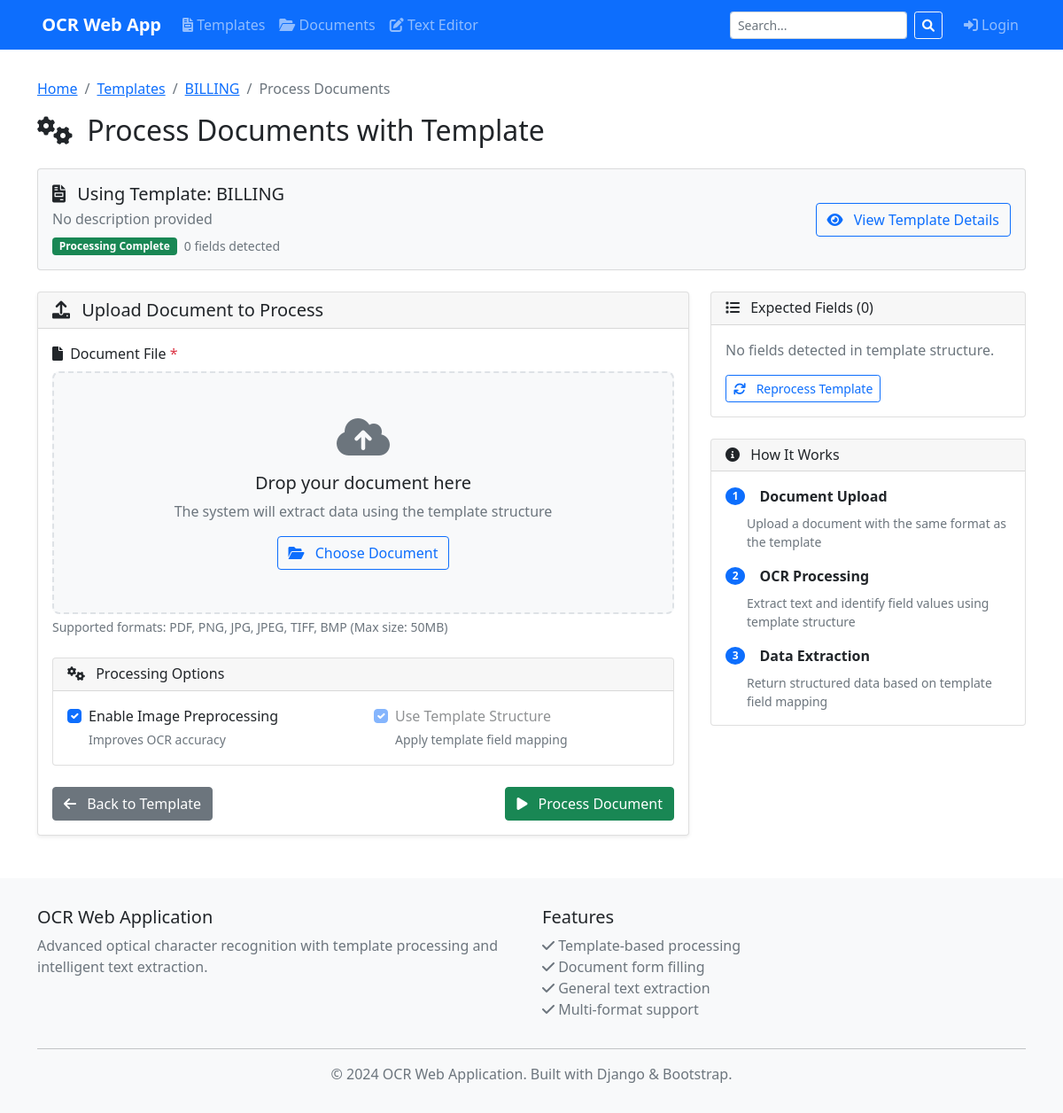
The page /20/process/ on the database its author committed.
### templates/models.py (models this page shows, shortened)
class Template(models.Model):
    name = models.CharField(max_length=255, help_text="Name of the template")
    description = models.TextField(blank=True, null=True, help_text="Description of what this template is for")
    file_data = models.BinaryField(null=True, blank=True, help_text="Original template file data (stored in DB)")
    file_name = models.CharField(max_length=255, null=True, blank=True, help_text="Original filename")
    file_type = models.CharField(max_length=50, null=True, blank=True, help_text="File MIME type")
    file_size = models.IntegerField(null=True, blank=True, help_text="File size in bytes")
    excel_template_data = models.BinaryField(null=True, blank=True, help_text="Generated Excel template (stored in DB)")
    excel_template_name = models.CharField(max_length=255, null=True, blank=True, help_text="Excel template filename")
    visualization_data = models.BinaryField(null=True, blank=True, help_text="Detection visualization image (stored in DB)")
    visualization_name = models.CharField(max_length=255, null=True, blank=True, help_text="Visualization filename")
    file = models.FileField(upload_to='templates/', blank=True, null=True, help_text="Original template file (PDF/image) - deprecated")
    structure = models.JSONField(
        default=dict,
        help_text="JSON structure containing field names, positions, and coordinates"
    )
    created_by = models.ForeignKey(User, on_delete=models.CASCADE, null=True, blank=True)
    created_at = models.DateTimeField(auto_now_add=True)
    updated_at = models.DateTimeField(auto_now=True)
    is_active = models.BooleanField(default=True)
    PROCESSING_STATUS_CHOICES = [
        ('pending', 'Pending Processing'),
        ('processing', 'Processing'),
        ('completed', 'Processing Complete'),
        ('failed', 'Processing Failed'),
    ]
    processing_status = models.CharField(
        max_length=20,
        choices=PROCESSING_STATUS_CHOICES,
        default='pending'
    )
    class Meta:
        ordering = ['-created_at']
        verbose_name = "Template"
        verbose_name_plural = "Templates"
    @property
    def field_count(self):
        if not self.structure:
            return 0
        if 'headers' in self.structure:
            headers = self.structure['headers']
            if isinstance(headers, (list, dict)):
                return len(headers)
    def get_field_names(self):
        if not self.structure:
            return []
        if 'headers' in self.structure:
            headers = self.structure['headers']
            if isinstance(headers, dict):
                return list(headers.values())
            elif isinstance(headers, list):
                return headers

### templates/views.py (the view, shortened to what this page needs)
# urls.py: path('<int:template_id>/process/', views.process_template, name='process_template'),
def process_template(request, template_id):
    template = get_object_or_404(Template, id=template_id)
    context = {
        'template': template,
    }
    return render(request, 'templates/process_template.html', context)

### templates/templates/process_template.html (shortened to what this page needs)
{% extends 'base/base.html' %}
{% block content %}
<div class="row">
    <div class="col-12">
        <nav aria-label="breadcrumb">
            <ol class="breadcrumb">
                <li class="breadcrumb-item"><a href="{% url 'templates:home' %}">Home</a></li>
                <li class="breadcrumb-item"><a href="{% url 'templates:template_list' %}">Templates</a></li>
                <li class="breadcrumb-item"><a href="{% url 'templates:template_detail' template.id %}">{{ template.name }}</a></li>
                <li class="breadcrumb-item active">Process Documents</li>
            </ol>
        </nav>
        <h2 class="mb-4">
            <i class="fas fa-cogs me-2"></i>
            Process Documents with Template
        </h2>
    </div>
</div>
<div class="row mb-4">
    <div class="col-12">
        <div class="card bg-light">
            <div class="card-body">
                <div class="row align-items-center">
                    <div class="col-md-8">
                        <h5 class="mb-1">
                            <i class="fas fa-file-invoice me-2"></i>
                            Using Template: {{ template.name }}
                        </h5>
                        <p class="text-muted mb-2">{{ template.description|default:"No description provided" }}</p>
                        <div class="d-flex align-items-center">
                            <span class="badge bg-{% if template.processing_status == 'completed' %}success{% elif template.processing_status == 'failed' %}danger{% else %}warning{% endif %} me-2">
                                {{ template.get_processing_status_display|default:template.processing_status }}
                            </span>
                            <small class="text-muted">{{ template.field_count }} fields detected</small>
                        </div>
                    </div>
                    <div class="col-md-4 text-end">
                        <a href="{% url 'templates:template_detail' template.id %}" class="btn btn-outline-primary">
                            <i class="fas fa-eye me-2"></i>
                            View Template Details
                        </a>
                    </div>
                </div>
            </div>
        </div>
    </div>
</div>
<div class="row">
    <div class="col-lg-8">
        <div class="card shadow-sm">
            <div class="card-header">
                <h5 class="mb-0">
                    <i class="fas fa-upload me-2"></i>
                    Upload Document to Process
                </h5>
            </div>
            <div class="card-body">
                <form id="processDocumentForm" method="post" enctype="multipart/form-data">
                    <div class="mb-4">
                        <label for="documentFile" class="form-label">
                            <i class="fas fa-file me-1"></i>
                            Document File <span class="text-danger">*</span>
                        </label>
                        <div class="drag-drop-area" id="document-drop-area">
                            <div class="text-center">
                                <i class="fas fa-cloud-upload-alt fa-3x text-muted mb-3"></i>
                                <h5>Drop your document here</h5>
                                <p class="text-muted mb-3">The system will extract data using the template structure</p>
                                <button type="button" class="btn btn-outline-primary" onclick="document.getElementById('documentFile').click()">
                                    <i class="fas fa-folder-open me-2"></i>
                                    Choose Document
                                </button>
                            </div>
                        </div>
                        <div class="form-text">
                            Supported formats: PDF, PNG, JPG, JPEG, TIFF, BMP (Max size: 50MB)
                        </div>
                    </div>
                    <div class="card mb-4">
                        <div class="card-header">
                            <h6 class="mb-0">
                                <i class="fas fa-cogs me-2"></i>
                                Processing Options
                            </h6>
                        </div>
                        <div class="card-body">
                            <div class="row">
                                <div class="col-md-6">
                                    <div class="form-check">
                                        <input class="form-check-input" type="checkbox" id="enablePreprocessing" name="enable_preprocessing" checked>
                                        <label class="form-check-label" for="enablePreprocessing">
                                            Enable Image Preprocessing
                                        </label>
                                        <div class="form-text">Improves OCR accuracy</div>
                                    </div>
                                </div>
                                <div class="col-md-6">
                                    <div class="form-check">
                                        <input class="form-check-input" type="checkbox" id="useTemplate" name="use_template" checked disabled>
                                        <label class="form-check-label" for="useTemplate">
                                            Use Template Structure
                                        </label>
                                        <div class="form-text">Apply template field mapping</div>
                                    </div>
                                </div>
                            </div>
                        </div>
                    </div>
                    <div class="d-flex justify-content-between">
                        <a href="{% url 'templates:template_detail' template.id %}" class="btn btn-secondary">
                            <i class="fas fa-arrow-left me-2"></i>
                            Back to Template
                        </a>
                        <button type="submit" class="btn btn-success" id="processBtn">
                            <i class="fas fa-play me-2"></i>
                            Process Document
                        </button>
                    </div>
                </form>
            </div>
        </div>
    </div>
    <div class="col-lg-4">
        <div class="card mb-4">
            <div class="card-header">
                <h6 class="mb-0">
                    <i class="fas fa-list me-2"></i>
                    Expected Fields ({{ template.field_count }})
                </h6>
            </div>
            <div class="card-body">
                {% if template.get_field_names %}
                    <div class="list-group list-group-flush">
                        {% for field in template.get_field_names %}
                        <div class="list-group-item px-0 py-2">
                            <i class="fas fa-tag me-2 text-muted"></i>
                            {{ field }}
                        </div>
                        {% endfor %}
                    </div>
                {% else %}
                    <p class="text-muted">No fields detected in template structure.</p>
                    <a href="{% url 'templates:template_edit' template.id %}" class="btn btn-sm btn-outline-primary">
                        <i class="fas fa-sync me-2"></i>
                        Reprocess Template
                    </a>
                {% endif %}
            </div>
        </div>
        <div class="card">
            <div class="card-header">
                <h6 class="mb-0">
                    <i class="fas fa-info-circle me-2"></i>
                    How It Works
                </h6>
            </div>
            <div class="card-body">
                <div class="step mb-3">
                    <div class="d-flex align-items-center mb-2">
                        <span class="badge bg-primary rounded-circle me-3">1</span>
                        <strong>Document Upload</strong>
                    </div>
                    <p class="text-muted small mb-0 ms-4">
                        Upload a document with the same format as the template
                    </p>
                </div>
                <div class="step mb-3">
                    <div class="d-flex align-items-center mb-2">
                        <span class="badge bg-primary rounded-circle me-3">2</span>
                        <strong>OCR Processing</strong>
                    </div>
                    <p class="text-muted small mb-0 ms-4">
                        Extract text and identify field values using template structure
                    </p>
                </div>
                <div class="step">
                    <div class="d-flex align-items-center mb-2">
                        <span class="badge bg-primary rounded-circle me-3">3</span>
                        <strong>Data Extraction</strong>
                    </div>
                    <p class="text-muted small mb-0 ms-4">
                        Return structured data based on template field mapping
                    </p>
                </div>
            </div>
        </div>
    </div>
</div>
{% endblock %}

### templates/base/base.html (style rules this page uses)
.drag-drop-area { border: 2px dashed #dee2e6; border-radius: 8px; padding: 3rem; text-align: center; transition: all 0.3s ease; background-color: #f8f9fa; }

### rows shown on the page
Template: name "BILLING", description "No description provided", processing_status "Processing Complete", field_count "0"
